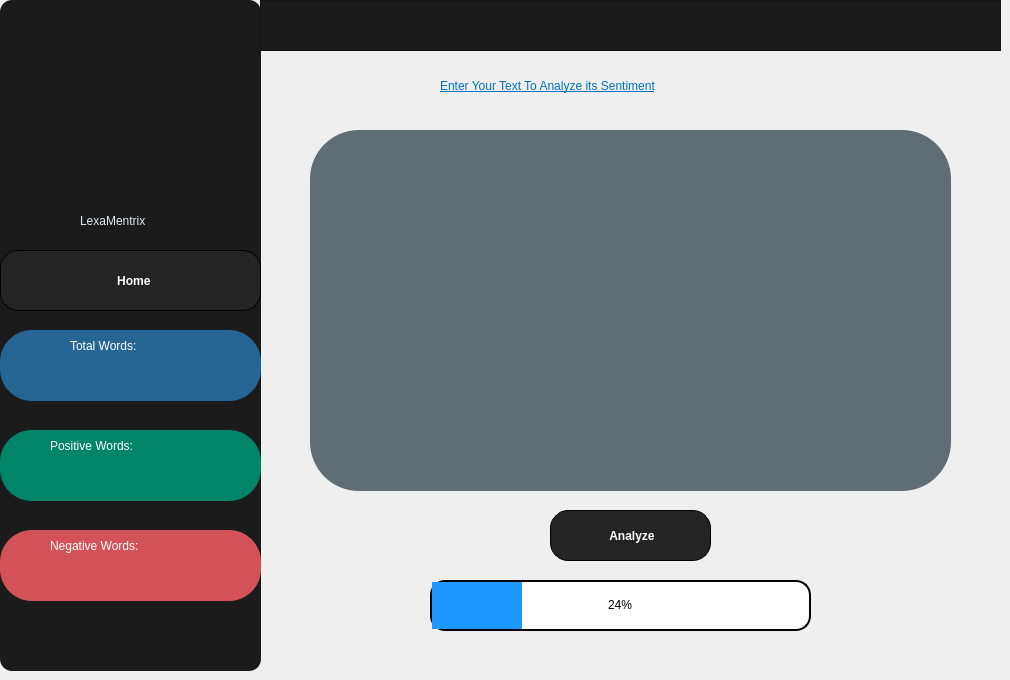
    <widget class="QWidget" name="analysis_2">
     <widget class="QFrame" name="frame_8">
      <property name="geometry">
       <rect>
        <x>0</x>
        <y>0</y>
        <width>261</width>
        <height>671</height>
       </rect>
      </property>
      <property name="styleSheet">
       <string notr="true">QFrame { border-radius: 12px; background-color: rgba(27,27,27,255); }
                    </string>
      </property>
      <property name="frameShape">
       <enum>QFrame::StyledPanel</enum>
      </property>
      <property name="frameShadow">
       <enum>QFrame::Raised</enum>
      </property>
      <widget class="QLabel" name="label_12">
       <property name="geometry">
        <rect>
         <x>10</x>
         <y>10</y>
         <width>241</width>
         <height>201</height>
        </rect>
       </property>
       <property name="styleSheet">
        <string notr="true">background-color:none;</string>
       </property>
       <property name="text">
        <string/>
       </property>
       <property name="pixmap">
        <pixmap resource="iconn.qrc">:/ico/Icon/logo (1).png</pixmap>
       </property>
       <property name="scaledContents">
        <bool>true</bool>
       </property>
      </widget>
      <widget class="QPushButton" name="home_2">
       <property name="geometry">
        <rect>
         <x>0</x>
         <y>250</y>
         <width>261</width>
         <height>61</height>
        </rect>
       </property>
       <property name="styleSheet">
        <string notr="true">QPushButton {
    /* Light Blue */
	background-color: rgb(36, 36, 36);

color:white;

    border-radius: 18px;
border:1px solid black;
    padding: 5px;
font: 700 15pt &quot;Arial&quot;;    
    font-weight: bold;
}

QPushButton:hover {
	background-color: rgb(63, 63, 63);
	
}

QPushButton:pressed {
   
	background-color: rgb(65, 79, 72);
}
</string>
       </property>
       <property name="text">
        <string>  Home</string>
       </property>
      </widget>
      <widget class="QLabel" name="label_10">
       <property name="geometry">
        <rect>
         <x>80</x>
         <y>200</y>
         <width>141</width>
         <height>41</height>
        </rect>
       </property>
       <property name="styleSheet">
        <string notr="true">
background-color: none;
font: 14pt &quot;Lucida Sans Unicode&quot;;
color:rgba(229,232,236,255)
</string>
       </property>
       <property name="text">
        <string>LexaMentrix</string>
       </property>
      </widget>
      <widget class="QFrame" name="frame_7">
       <property name="geometry">
        <rect>
         <x>0</x>
         <y>330</y>
         <width>261</width>
         <height>71</height>
        </rect>
       </property>
       <property name="styleSheet">
        <string notr="true">QFrame { border-radius: 32px;
	background-color: rgb(36, 101, 148);
}
                      QFrame:hover {	background-color: rgb(44, 123, 180);
 }</string>
       </property>
       <property name="frameShape">
        <enum>QFrame::StyledPanel</enum>
       </property>
       <property name="frameShadow">
        <enum>QFrame::Raised</enum>
       </property>
       <widget class="QLabel" name="label_19">
        <property name="geometry">
         <rect>
          <x>70</x>
          <y>0</y>
          <width>151</width>
          <height>31</height>
         </rect>
        </property>
        <property name="styleSheet">
         <string notr="true">background-color:none;
font: 17pt &quot;Calibri&quot;;
color: rgb(255, 255, 255);</string>
        </property>
        <property name="text">
         <string>Total Words:</string>
        </property>
       </widget>
       <widget class="QLabel" name="totalwords">
        <property name="geometry">
         <rect>
          <x>110</x>
          <y>30</y>
          <width>71</width>
          <height>41</height>
         </rect>
        </property>
        <property name="styleSheet">
         <string notr="true">background-color:none;
font: 700 36pt &quot;Calibri&quot;;
color: rgb(255, 255, 255);</string>
        </property>
        <property name="text">
         <string/>
        </property>
       </widget>
      </widget>
      <widget class="QFrame" name="frame_9">
       <property name="geometry">
        <rect>
         <x>0</x>
         <y>430</y>
         <width>261</width>
         <height>71</height>
        </rect>
       </property>
       <property name="styleSheet">
        <string notr="true">
  /* Create a radial gradient with transparency at the edges */
QFrame { 
border-radius:32px; background-color:rgba(0,133,104,255); }

           QFrame:hover { background-color:rgba(0,153,124,255); }</string>
       </property>
       <property name="frameShape">
        <enum>QFrame::StyledPanel</enum>
       </property>
       <property name="frameShadow">
        <enum>QFrame::Raised</enum>
       </property>
       <widget class="QLabel" name="label_21">
        <property name="geometry">
         <rect>
          <x>50</x>
          <y>0</y>
          <width>191</width>
          <height>31</height>
         </rect>
        </property>
        <property name="styleSheet">
         <string notr="true">background-color:none;
font: 17pt &quot;Calibri&quot;;
color: rgb(255, 255, 255);</string>
        </property>
        <property name="text">
         <string>Positive Words:</string>
        </property>
       </widget>
       <widget class="QLabel" name="positive">
        <property name="geometry">
         <rect>
          <x>110</x>
          <y>20</y>
          <width>71</width>
          <height>51</height>
         </rect>
        </property>
        <property name="styleSheet">
         <string notr="true">background-color:none;
font: 700 36pt &quot;Calibri&quot;;
color: rgb(255, 255, 255);</string>
        </property>
        <property name="text">
         <string/>
        </property>
       </widget>
      </widget>
      <widget class="QFrame" name="frame_10">
       <property name="geometry">
        <rect>
         <x>0</x>
         <y>530</y>
         <width>261</width>
         <height>71</height>
        </rect>
       </property>
       <property name="styleSheet">
        <string notr="true">QFrame {
 border-radius: 32px; background-color: rgba(210,82,88,255); 
}
                QFrame:hover 
{
 background-color: rgba(230,102,108,255);
}</string>
       </property>
       <property name="frameShape">
        <enum>QFrame::StyledPanel</enum>
       </property>
       <property name="frameShadow">
        <enum>QFrame::Raised</enum>
       </property>
       <widget class="QLabel" name="label_22">
        <property name="geometry">
         <rect>
          <x>50</x>
          <y>0</y>
          <width>201</width>
          <height>31</height>
         </rect>
        </property>
        <property name="styleSheet">
         <string notr="true">background-color:none;
font: 17pt &quot;Calibri&quot;;
color: rgb(255, 255, 255);</string>
        </property>
        <property name="text">
         <string>Negative Words:</string>
        </property>
       </widget>
       <widget class="QLabel" name="negative">
        <property name="geometry">
         <rect>
          <x>110</x>
          <y>20</y>
          <width>61</width>
          <height>51</height>
         </rect>
        </property>
        <property name="styleSheet">
         <string notr="true">background-color:none;
font: 700 36pt &quot;Calibri&quot;;
color: rgb(255, 255, 255);</string>
        </property>
        <property name="text">
         <string/>
        </property>
       </widget>
      </widget>
      <widget class="QLabel" name="label_17">
       <property name="geometry">
        <rect>
         <x>30</x>
         <y>260</y>
         <width>51</width>
         <height>41</height>
        </rect>
       </property>
       <property name="styleSheet">
        <string notr="true">background-color:none;</string>
       </property>
       <property name="text">
        <string/>
       </property>
       <property name="pixmap">
        <pixmap resource="iconn.qrc">:/ico/Icon/icons8-home-50.png</pixmap>
       </property>
       <property name="scaledContents">
        <bool>true</bool>
       </property>
      </widget>
     </widget>
     <widget class="QPlainTextEdit" name="textbox">
      <property name="geometry">
       <rect>
        <x>310</x>
        <y>130</y>
        <width>641</width>
        <height>361</height>
       </rect>
      </property>
      <property name="styleSheet">
       <string notr="true">

QPlainTextEdit {
    font: 18pt &quot;Calibri&quot;;
    padding: 18px; 
border-radius:49px;
    background-color: rgb(97, 109, 116);
    color: white; /* Light gray text color */
   

}


QPlainTextEdit:hover {
    background-color: rgba(97, 109, 116, 150); /* Lighten the background color on hover */
}</string>
      </property>
     </widget>
     <widget class="QLabel" name="label_26">
      <property name="geometry">
       <rect>
        <x>440</x>
        <y>70</y>
        <width>511</width>
        <height>31</height>
       </rect>
      </property>
      <property name="styleSheet">
       <string notr="true">color:white;
font: 17pt &quot;Tahoma&quot;;
text-decoration: underline;
background-color:none;
color: rgb(0, 114, 187);</string>
      </property>
      <property name="text">
       <string>Enter Your Text To Analyze its Sentiment</string>
      </property>
     </widget>
     <widget class="QPushButton" name="pushButton_5">
      <property name="geometry">
       <rect>
        <x>550</x>
        <y>510</y>
        <width>161</width>
        <height>51</height>
       </rect>
      </property>
      <property name="styleSheet">
       <string notr="true">QPushButton {
    /* Light Blue */
	background-color: rgb(36, 36, 36);

color:white;
font: 700 15pt &quot;Arial&quot;;    
    font-weight: bold;
    border-radius: 18px;
border:1px solid black;
    padding: 5px;
    

}

QPushButton:hover {
	background-color: rgb(63, 63, 63);
	
}

QPushButton:pressed {
   
	background-color: rgb(65, 79, 72);
}
</string>
      </property>
      <property name="text">
       <string> Analyze</string>
      </property>
     </widget>
     <widget class="QFrame" name="frame_6">
      <property name="geometry">
       <rect>
        <x>260</x>
        <y>0</y>
        <width>741</width>
        <height>51</height>
       </rect>
      </property>
      <property name="styleSheet">
       <string notr="true">background-color: rgb(27, 27, 27);</string>
      </property>
      <property name="frameShape">
       <enum>QFrame::StyledPanel</enum>
      </property>
      <property name="frameShadow">
       <enum>QFrame::Raised</enum>
      </property>
      <widget class="QLabel" name="label_13">
       <property name="geometry">
        <rect>
         <x>630</x>
         <y>10</y>
         <width>41</width>
         <height>31</height>
        </rect>
       </property>
       <property name="styleSheet">
        <string notr="true">background-color:none;</string>
       </property>
       <property name="text">
        <string/>
       </property>
       <property name="pixmap">
        <pixmap resource="iconn.qrc">:/ico/Icon/option.png</pixmap>
       </property>
       <property name="scaledContents">
        <bool>true</bool>
       </property>
      </widget>
      <widget class="QLabel" name="label_14">
       <property name="geometry">
        <rect>
         <x>930</x>
         <y>10</y>
         <width>51</width>
         <height>31</height>
        </rect>
       </property>
       <property name="styleSheet">
        <string notr="true">background-color:none;</string>
       </property>
       <property name="text">
        <string/>
       </property>
       <property name="pixmap">
        <pixmap resource="iconn.qrc">:/ico/Icon/bell.png</pixmap>
       </property>
       <property name="scaledContents">
        <bool>true</bool>
       </property>
      </widget>
      <widget class="QLabel" name="label_15">
       <property name="geometry">
        <rect>
         <x>570</x>
         <y>0</y>
         <width>51</width>
         <height>51</height>
        </rect>
       </property>
       <property name="styleSheet">
        <string notr="true">background-color:none;</string>
       </property>
       <property name="text">
        <string/>
       </property>
       <property name="pixmap">
        <pixmap resource="iconn.qrc">:/ico/Icon/ppp.png</pixmap>
       </property>
       <property name="scaledContents">
        <bool>true</bool>
       </property>
      </widget>
      <widget class="QLabel" name="label_18">
       <property name="geometry">
        <rect>
         <x>680</x>
         <y>10</y>
         <width>51</width>
         <height>31</height>
        </rect>
       </property>
       <property name="styleSheet">
        <string notr="true">background-color:none;</string>
       </property>
       <property name="text">
        <string/>
       </property>
       <property name="pixmap">
        <pixmap resource="iconn.qrc">:/ico/Icon/bell.png</pixmap>
       </property>
       <property name="scaledContents">
        <bool>true</bool>
       </property>
      </widget>
     </widget>
     <widget class="QLabel" name="label_11">
      <property name="geometry">
       <rect>
        <x>350</x>
        <y>60</y>
        <width>61</width>
        <height>51</height>
       </rect>
      </property>
      <property name="styleSheet">
       <string notr="true">background-color:rgba(22, 25, 30, 255),</string>
      </property>
      <property name="text">
       <string/>
      </property>
      <property name="pixmap">
       <pixmap resource="iconn.qrc">:/ico/Icon/law.png</pixmap>
      </property>
      <property name="scaledContents">
       <bool>true</bool>
      </property>
     </widget>
     <widget class="QProgressBar" name="progress">
      <property name="geometry">
       <rect>
        <x>430</x>
        <y>580</y>
        <width>381</width>
        <height>51</height>
       </rect>
      </property>
      <property name="styleSheet">
       <string notr="true">QProgressBar {
    border: 2px solid black;
    border-radius: 15px;
    text-align: center; /* Center align text */
}

QProgressBar::chunk {
    width: 1px; /* Set width to 1px to hide the percentage text */
	background-color: rgb(29, 150, 255);
}</string>
      </property>
      <property name="value">
       <number>24</number>
      </property>
     </widget>
     <widget class="QLabel" name="result">
      <property name="geometry">
       <rect>
        <x>580</x>
        <y>580</y>
        <width>201</width>
        <height>41</height>
       </rect>
      </property>
      <property name="styleSheet">
       <string notr="true">background-color:none;
font: 700 22pt &quot;Calibri&quot;;
color: rgb(27, 27, 27);</string>
      </property>
      <property name="text">
       <string/>
      </property>
     </widget>
     <widget class="QLabel" name="label_44">
      <property name="geometry">
       <rect>
        <x>870</x>
        <y>60</y>
        <width>61</width>
        <height>51</height>
       </rect>
      </property>
      <property name="styleSheet">
       <string notr="true">background-color:rgba(22, 25, 30, 255),</string>
      </property>
      <property name="text">
       <string/>
      </property>
      <property name="pixmap">
       <pixmap resource="iconn.qrc">:/ico/Icon/law.png</pixmap>
      </property>
      <property name="scaledContents">
       <bool>true</bool>
      </property>
     </widget>
    </widget>
